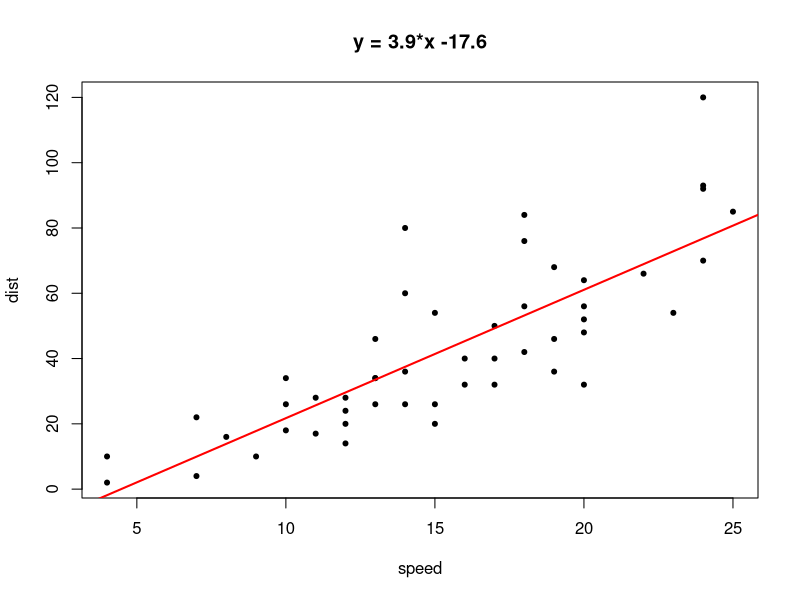

This chart was generated by the following R code:
#1. Uzywajac danych cars narysuj wykres rozrzutu, gdzie pierwsza zmienna to predkosc,
#a druga to droga hamowania. Dopasuj do tego prosta regresji i narysuj ja na wykresie.
#Spróbuj dopasowac i narysowac funkcje kwadratowa.

?cars
cars
?plot
?abline



cor.test(~ dist + speed, data = cars)
model.lm <- lm(dist~speed, data = cars)
coeff <-coefficients(model.lm)
eq <- paste0("y = ", round(coeff[2],1), "*x ", round(coeff[1],1))
plot(dist ~ speed, data = cars, pch = 20, main=eq)
abline(model.lm, lwd = 2, col = 'red')